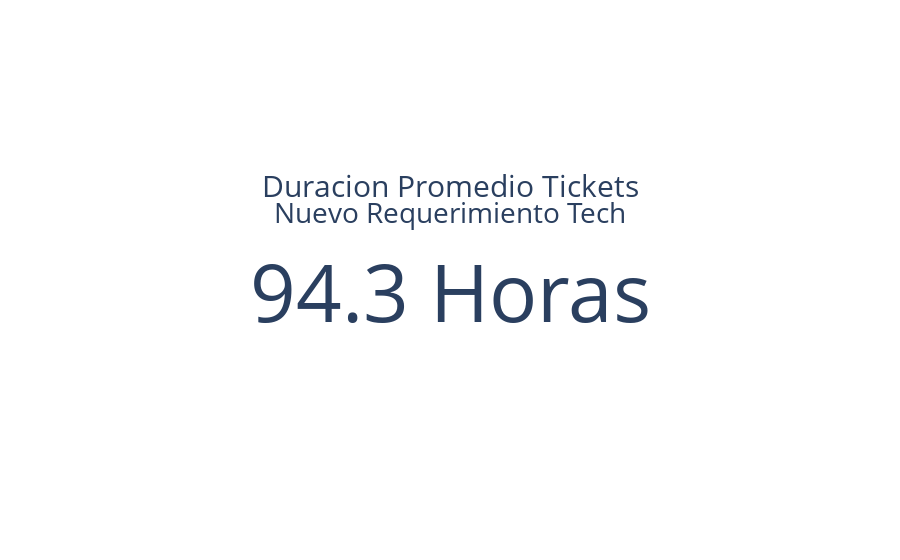

Notebook source saved alongside this figure:
### Code cell
# Tarjeta que muestra la duracion promedio de los tickets de Nuevo Requerimiento recibidos por Tech

fig = go.Figure()

fig.add_trace(go.Indicator(
    mode = "number",
    value = tickets_req_tech_time[tickets_req_tech_time['t_resuelto'] == True].describe()['Duracion_Ticket_horas']['mean'],
    number = {'suffix' : ' Horas'},
    title = {"text": "<span style='font-size:1.5em'>Duracion Promedio Tickets</span><br><span style='font-size:1.4em'>Nuevo Requerimiento Tech</span><br>"},
    domain = {'x': [1, 1], 'y': [1, 1]}))

### Figure 1 — Plotly figure (JSON) as saved in the notebook; plotly's stock layout.template omitted (floating-point values rounded to 4 significant figures)
{"data": [{"domain": {"x": [1, 1], "y": [1, 1]}, "mode": "number", "number": {"suffix": " Horas"}, "title": {"text": "<span style='font-size:1.5em'>Duracion Promedio Tickets</span><br><span style='font-size:1.4em'>Nuevo Requerimiento Tech</span><br>"}, "type": "indicator", "value": 94.26}], "layout": {}}
